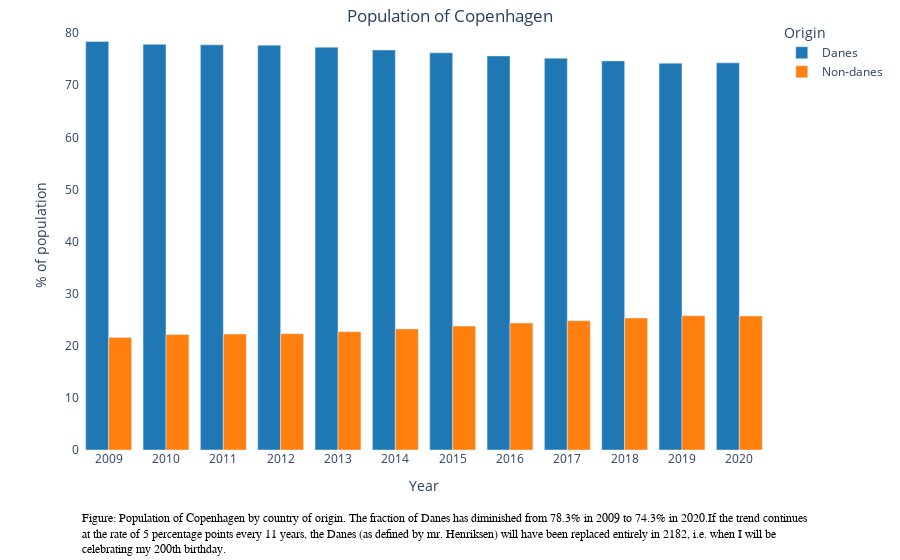

Write notebook code for a chart like this one.
### Markdown cell above
The graph below illustrates the population of Copenhagen by country of origin in the years 2009 to 2020 based on the data from [Københavns Kommune's bank of statistics](https://www.statistikbanken.dk/FOLK1C). The exact quantities can be viewed by hovering the mouse pointer over the bars.

### Code cell
%run ./initialization.ipynb

show_danes_vs_non_danes_pct(
    'Figure: Population of Copenhagen by country of origin. '
    'The fraction of Danes has diminished from 78.3% in 2009 to 74.3% in 2020.'
    'If the trend continues<br>at the rate of 5 percentage points every 11 years, '
    'the Danes (as defined by mr. Henriksen) will have been replaced entirely '
    'in 2182, i.e. when I will be<BR>celebrating my 200th birthday.',
    y=-0.25,
    margin=dict(b=110, t=20)
)

### Figure 1 — Plotly figure (JSON) as saved in the notebook; plotly's stock layout.template omitted (floating-point values rounded to 4 significant figures)
{"data": [{"alignmentgroup": "True", "hovertemplate": "Origin=Danes<br>Year=%{x}<br>% of population=%{y}<extra></extra>", "legendgroup": "Danes", "marker": {"color": "#1F77B4"}, "name": "Danes", "offsetgroup": "Danes", "orientation": "v", "showlegend": true, "textposition": "auto", "type": "bar", "x": [2009, 2010, 2011, 2012, 2013, 2014, 2015, 2016, 2017, 2018, 2019, 2020], "xaxis": "x", "y": [78.39, 77.85, 77.74, 77.69, 77.3, 76.76, 76.22, 75.62, 75.2, 74.67, 74.23, 74.29], "yaxis": "y"}, {"alignmentgroup": "True", "hovertemplate": "Origin=Non-danes<br>Year=%{x}<br>% of population=%{y}<extra></extra>", "legendgroup": "Non-danes", "marker": {"color": "#FF7F0E"}, "name": "Non-danes", "offsetgroup": "Non-danes", "orientation": "v", "showlegend": true, "textposition": "auto", "type": "bar", "x": [2009, 2010, 2011, 2012, 2013, 2014, 2015, 2016, 2017, 2018, 2019, 2020], "xaxis": "x", "y": [21.61, 22.15, 22.26, 22.31, 22.7, 23.24, 23.78, 24.38, 24.8, 25.33, 25.77, 25.71], "yaxis": "y"}], "layout": {"annotations": [{"align": "left", "font": {"color": "black", "family": "Times New Roman", "size": 12}, "showarrow": false, "text": "Figure: Population of Copenhagen by country of origin. The fraction of Danes has diminished from 78.3% in 2009 to 74.3% in 2020.If the trend continues<br>at the rate of 5 percentage points every 11 years, the Danes (as defined by mr. Henriksen) will have been replaced entirely in 2182, i.e. when I will be<BR>celebrating my 200th birthday.", "x": 0, "xanchor": "left", "xref": "paper", "xshift": 0, "y": -0.25, "yanchor": "auto", "yref": "paper", "yshift": 0}], "barmode": "group", "legend": {"title": {"text": "Origin"}, "tracegroupgap": 0}, "margin": {"b": 110, "t": 20}, "paper_bgcolor": "rgb(256, 256, 256)", "plot_bgcolor": "rgb(256, 256, 256)", "title": {"text": "Population of Copenhagen", "x": 0.5, "xanchor": "center", "yanchor": "top"}, "xaxis": {"anchor": "y", "domain": [0, 1], "dtick": 1, "tickmode": "linear", "title": {"text": "Year"}}, "yaxis": {"anchor": "x", "domain": [0, 1], "title": {"text": "% of population"}}}}
